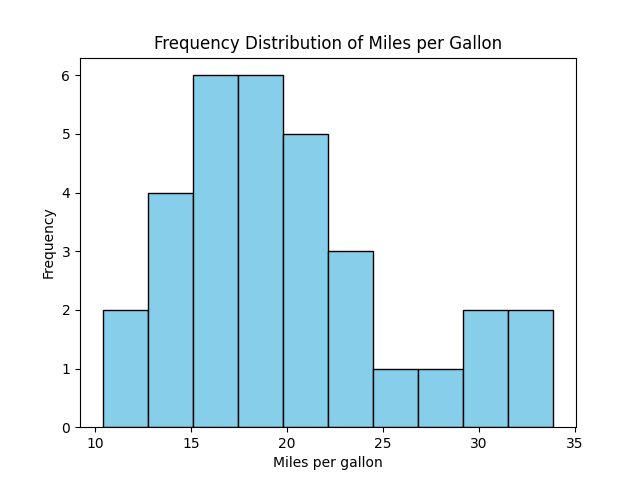

Python code for this plot:
import pandas as pd
import matplotlib.pyplot as plt
# Load the dataset
mtcars = pd.read_csv('./mtcars.csv')
# Plot histogram
plt.hist(mtcars['mpg'], bins=10, color='skyblue', edgecolor='black')
# Add labels and title
plt.xlabel('Miles per gallon')
plt.ylabel('Frequency')
plt.title('Frequency Distribution of Miles per Gallon')
# Show plot
plt.show()
